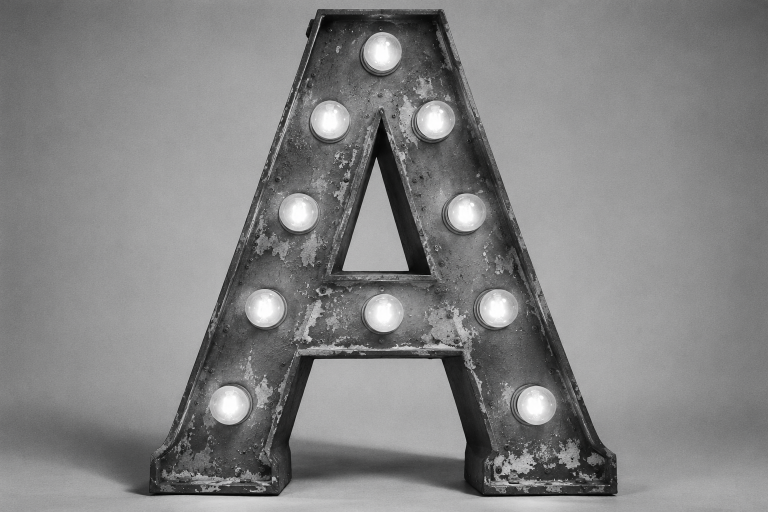
#> input picture _robota/druk/lystivky/vkhid/litera_a.png, 1536 x 1024 px (shown at 1/2 size)
$ python foto_na_lytsovu.py vkhid/litera_a.png litera_a --tsentr 766 --verkh 15 --shyryna 1150 --zverhu 16
#> lines starting #> are read from the running program, lines starting #| are printed output that depends on the picture
"""Фото НА ВСЮ лицьову панель листівки (замість вирізаного предмета).

    python3 foto_na_lytsovu.py vkhid/litera_a.png litera_a --tsentr 766 --verkh 15 --shyryna 1150 --zverhu 16

Коли що робити: малюнок на білому папері - вирізати (vyrizaty.py). Фото на студійному фоні -
не вирізати, а лишити його фон і підрізати під листівку (так вирізаний предмет не виглядає наліпкою).

Фото 3:2 лежачи, а панель 70x95 мм стоїть, тому фон добудовується вгору й вниз: гладкий фон
продовжується (темнішає до верху, як віньєтка), зерно додається таке саме. Предмет не чіпається.
  --tsentr x   x предмета у вхідному фото (центр) - він стане посередині панелі
  --verkh y    y верху предмета у вхідному фото
  --shyryna w  скільки пікселів вхідного фото = 70 мм ширини панелі (чим менше, тим предмет більший)
  --zverhu mm  відступ від верху панелі до верху предмета, мм (за замовчуванням 16)
  --dzerkalo K1,K2  фон з візерунком (плед, шпалери, текстиль): замість гладкого фону добудувати його ДЗЕРКАЛОМ
                    верхніх K1 і нижніх K2 рядків фото (взяти лише ті рядки, де немає предмета); зерно оригіналу лишається
Вихід: malyunky/<назва>_lytsova.jpg - панель + запас під різ (1,5 мм зверху й знизу, 1 мм праворуч).
Далі: python3 lystivka.py <назва> --foto
"""
import sys, os
import numpy as np
import cv2

TUT = os.path.dirname(os.path.abspath(__file__))
PW, PH, BL_V, BL_R = 70.0, 95.0, 1.5, 1.0      # мм, як у lystivka.py


def main(src, nazva, tsentr, verkh, shyryna, zverhu=16.0, dzerkalo=None):
#> called with src = 'vkhid/litera_a.png', nazva = 'litera_a', tsentr = 766, verkh = 15, shyryna = 1150, zverhu = 16
    im = cv2.imread(src).astype(np.float32)
    H, W = im.shape[:2]
#> H = 1024; W = 1536
    ppm = shyryna / PW                                   # пікселів на мм
    cw, ch = int(round((PW+BL_R)*ppm)), int(round((PH+2*BL_V)*ppm))
    off_x = int(round(tsentr - PW/2*ppm))                # x вхідного фото, що стає лівим краєм панелі
    dy = int(round((zverhu+BL_V)*ppm - verkh))           # на скільки вниз зсунуто фото на полотні
    print('полотно %dx%d, %.1f px/мм, зсув фото вниз %d px, зверху додати %d px, знизу %d px'
          % (cw, ch, ppm, dy, dy, ch-dy-H))
#| полотно 1166x1610, 16.4 px/мм, зсув фото вниз 272 px, зверху додати 272 px, знизу 314 px
    if off_x < 0 or off_x+cw > W:
        sys.exit('панель виходить за краї фото по ширині: зменшити --shyryna')
    if dy < 0 or ch-dy-H < 0:
        sys.exit('фото не вміщується по висоті: збільшити --shyryna чи змінити --zverhu')
    im = im[:, off_x:off_x+cw]
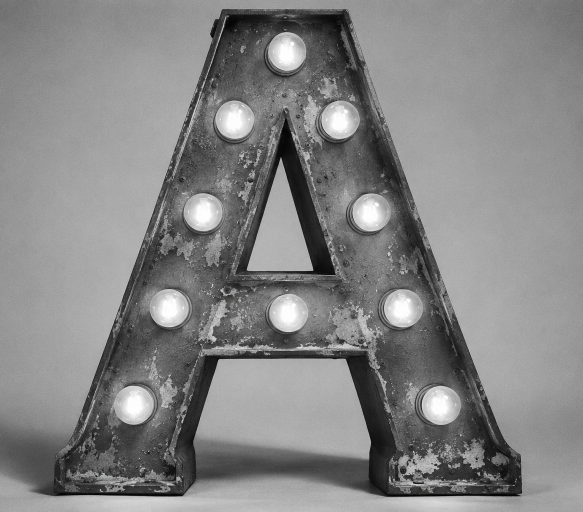
#> im: shape (1024, 1166, 3) float32 (shown at 1/2 size); mean B, G, R 132.3, 132.1, 132.2
    rng = np.random.default_rng(13)
    sd = float(im[200:260, 20:80, 1].std())              # зерно у вільному місці фону
#> sd = 4.28

    def smooth_row(rows):                                # гладка смуга фону без зерна
        r = rows.mean(axis=0)                            # (cw, 3)
        return cv2.GaussianBlur(r[None], (0, 0), 28, borderType=cv2.BORDER_REFLECT)[0]

    top_n, bot_n = dy, ch-dy-H
#> top_n = 272; bot_n = 314
    if dzerkalo:
        k1, k2 = dzerkalo
        def refl(i, k):                                  # номер рядка при багаторазовому відзеркаленні смуги з k рядків
            i = i % (2*k)
            return i if i < k else 2*k - 1 - i
        ext_t = np.stack([im[refl(top_n-1-j, k1)] for j in range(top_n)]) if top_n else im[:0]
        ext_b = np.stack([im[H-1-refl(j, k2)] for j in range(bot_n)]) if bot_n else im[:0]
        out = np.concatenate([ext_t, im, ext_b], axis=0)
    else:
        base_t, base_b = smooth_row(im[:10]), smooth_row(im[-10:])
#> in smooth_row, `r = rows.mean(axis=0)`: r = 1166 rows, first 8: [114.4, 114.2, 114.6], [116.9, 117.1, 117.1], [117.1, 117, 117], [117.9, 117.8, 117.7], [116.9, 116.8, 117.1], [117.5, 117.7, 117.6], [115.8, 115.7, 116], [117, 116.8, 117]
#> in smooth_row (call 2), `r = rows.mean(axis=0)`: r = 1166 rows, first 8: [161.9, 161.1, 161.6], [163, 163, 162.8], [162.1, 161.9, 162], [163.2, 162.9, 163], [162.5, 162.3, 162.2], [163.9, 163.7, 163.7], [162.3, 161.8, 162.1], [164.1, 164.1, 164]
#> base_t = 1166 rows, first 8: [117.1, 117, 117.2], [117.1, 117, 117.2], [117.1, 117, 117.2], [117.1, 117, 117.2], [117.1, 117, 117.2], [117.1, 117.1, 117.2], [117.1, 117.1, 117.2], [117.2, 117.1, 117.2]; base_b = 1166 rows, first 8: [165.1, 164.8, 164.9], [165.1, 164.8, 164.9], [165.1, 164.8, 164.9], [165.1, 164.8, 164.9], [165.1, 164.8, 164.9], [165.1, 164.8, 164.9], [165.2, 164.8, 164.9], [165.2, 164.8, 164.9]
        d_t = np.arange(top_n, 0, -1, dtype=np.float32)[:, None, None]    # 1.. від шва вгору
        ext_t = base_t[None] * (1 - 0.15*(1 - np.exp(-d_t/(0.5*ppm*10))))
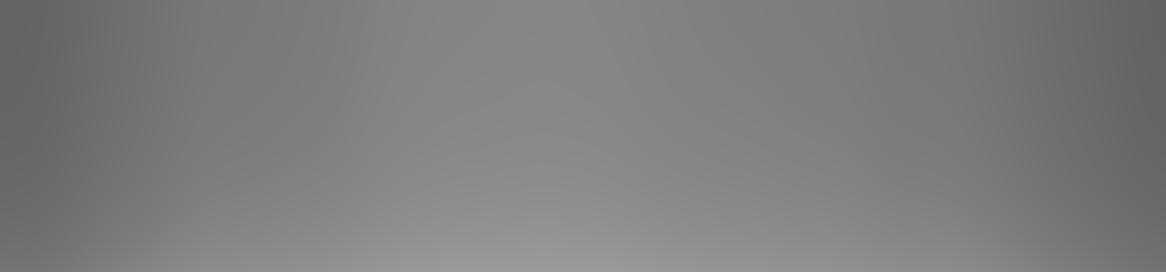
#> ext_t: shape (272, 1166, 3) float32; mean of channels 0, 1, 2 126.4, 126.2, 126.3; drawn as B, G, R
        d_b = np.arange(1, bot_n+1, dtype=np.float32)[:, None, None]
#> d_b = 314 values from 1 to 314
        ext_b = base_b[None] * (1 - 0.06*(1 - np.exp(-d_b/(0.5*ppm*10))))
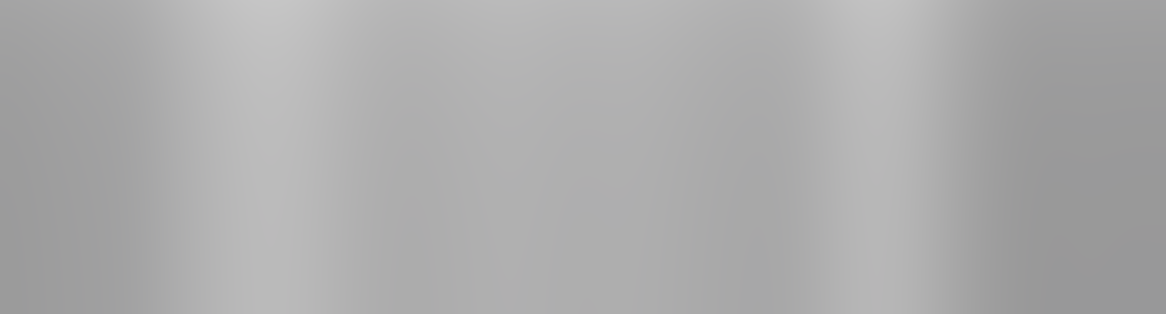
#> ext_b: shape (314, 1166, 3) float32; mean of channels 0, 1, 2 172.5, 172.1, 172.3; drawn as B, G, R
        out = np.concatenate([ext_t, im, ext_b], axis=0)
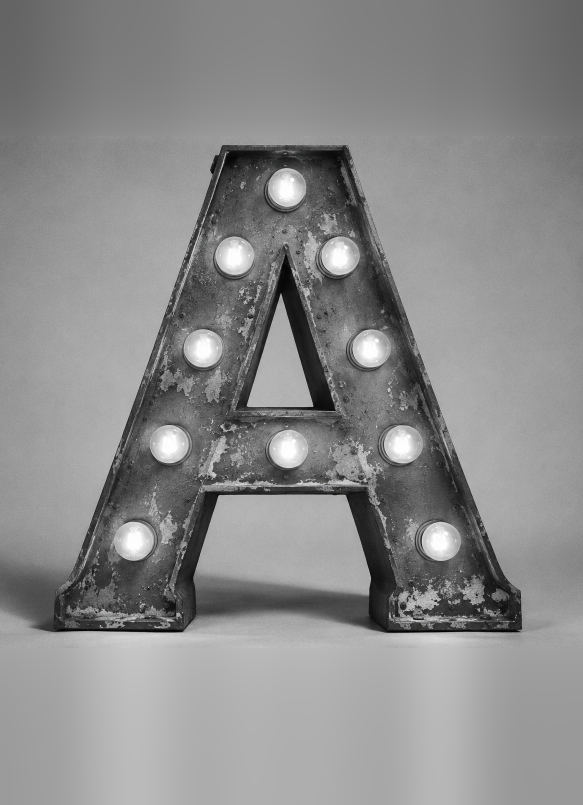
#> out: shape (1610, 1166, 3) float32 (shown at 1/2 size); mean of channels 0, 1, 2 139.3, 139.1, 139.2; drawn as B, G, R
        # зерно тільки на добудованих смугах (оригінал має своє)
        grain = rng.normal(0, 1, (ch, cw)).astype(np.float32)
        grain = cv2.GaussianBlur(grain, (0, 0), 0.7)
        grain *= sd / grain.std()
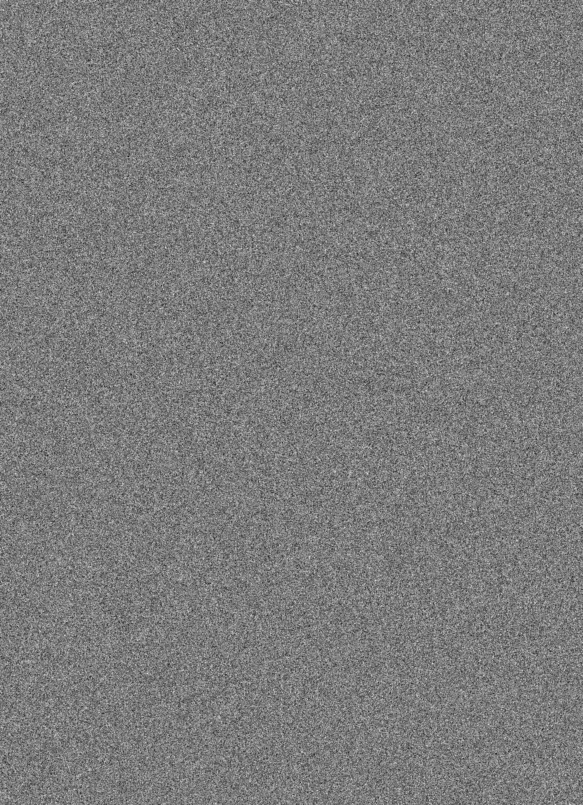
#> grain: shape (1610, 1166) float32 (shown at 1/2 size); min -20.81, max 22.02, mean 0; drawn with min black and max white
        mask = np.zeros(ch, np.float32); mask[:top_n] = 1; mask[top_n+H:] = 1
        out += (grain * mask[:, None])[..., None]
    out = np.clip(out, 0, 255).round().astype(np.uint8)
    path = os.path.join(TUT, 'malyunky', nazva + '_lytsova.jpg')
    cv2.imwrite(path, out, [cv2.IMWRITE_JPEG_QUALITY, 93])
    print('збережено', os.path.relpath(path, TUT), '%dx%d' % (cw, ch))


if __name__ == '__main__':
    a = sys.argv[1:]
    def opt(name, default=None):
        if name in a:
            i = a.index(name); v = a[i+1]; del a[i:i+2]; return float(v)
        return default
    dz = None
    if '--dzerkalo' in a:
        i = a.index('--dzerkalo'); dz = tuple(int(v) for v in a[i+1].split(',')); del a[i:i+2]
    tsentr, verkh, shyryna, zverhu = opt('--tsentr'), opt('--verkh'), opt('--shyryna'), opt('--zverhu', 16.0)
    if len(a) != 2 or None in (tsentr, verkh, shyryna):
        print(__doc__); sys.exit(1)
    main(a[0], a[1], tsentr, verkh, shyryna, zverhu, dz)
